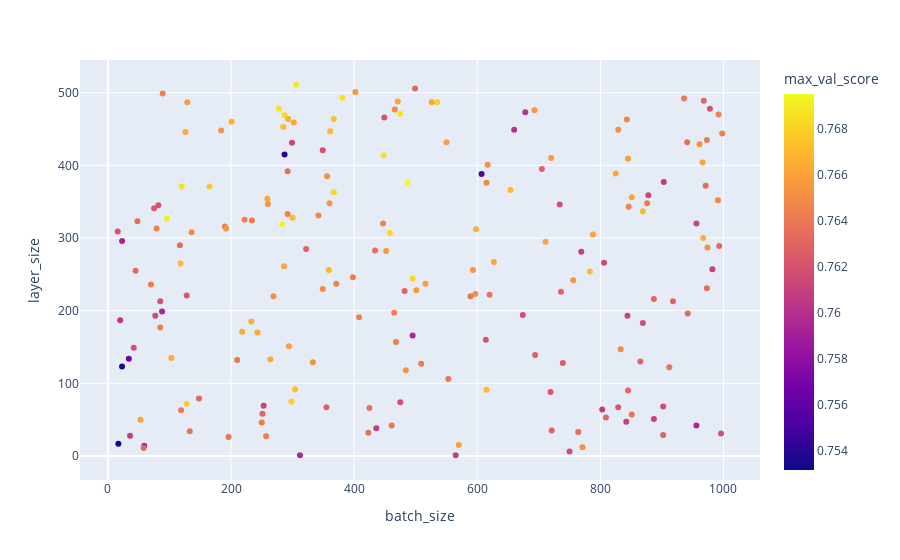

Source (notebook cell):
### Code cell
px.scatter(round_3_results[round_3_results['max_val_score']>0.73], x='batch_size', y='layer_size', color='max_val_score')

### Figure 1 — Plotly figure (JSON) as saved in the notebook; plotly's stock layout.template omitted (floating-point values rounded to 4 significant figures; data arrays with more than 128 entries replaced by an {"elided": "..."} marker saying what was removed)
{"data": [{"hovertemplate": "batch_size=%{x}<br>layer_size=%{y}<br>max_val_score=%{marker.color}<extra></extra>", "legendgroup": "", "marker": {"color": {"elided": "199 float values"}, "coloraxis": "coloraxis", "symbol": "circle"}, "mode": "markers", "name": "", "orientation": "v", "showlegend": false, "type": "scatter", "x": {"elided": "199 int values"}, "xaxis": "x", "y": {"elided": "199 int values"}, "yaxis": "y"}], "layout": {"coloraxis": {"colorbar": {"title": {"text": "max_val_score"}}, "colorscale": [[0, "#0d0887"], [0.1111, "#46039f"], [0.2222, "#7201a8"], [0.3333, "#9c179e"], [0.4444, "#bd3786"], [0.5556, "#d8576b"], [0.6667, "#ed7953"], [0.7778, "#fb9f3a"], [0.8889, "#fdca26"], [1, "#f0f921"]]}, "legend": {"tracegroupgap": 0}, "margin": {"t": 60}, "xaxis": {"anchor": "y", "domain": [0, 1], "title": {"text": "batch_size"}}, "yaxis": {"anchor": "x", "domain": [0, 1], "title": {"text": "layer_size"}}}}
